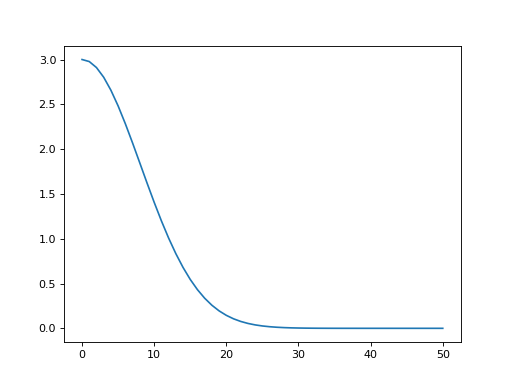

The Python source for this figure:
from matplotlib import pyplot as plt
import mwarp1d
# >>>
k = mwarp1d.gaussian_half_kernel(10, 3, 51, reverse=True)
# >>>
plt.figure()
plt.plot(k)
plt.show()
